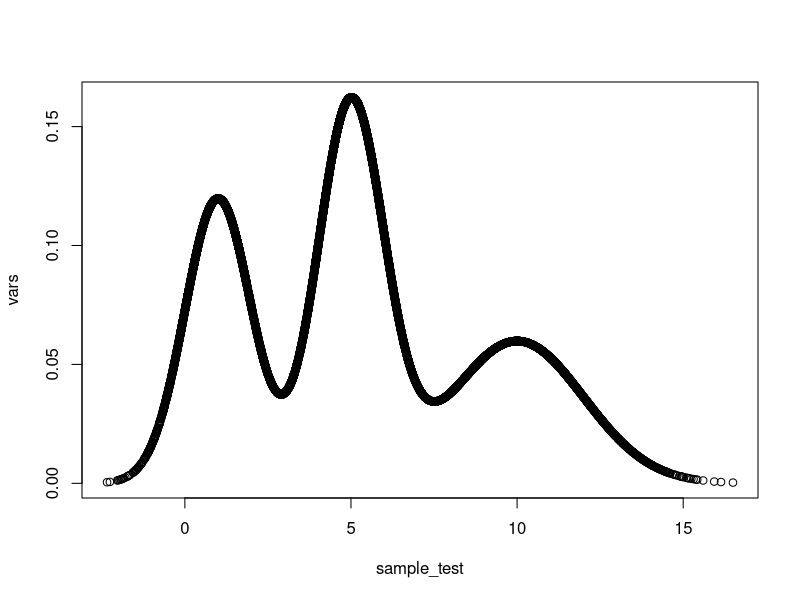

The R script that drew this image: (Note: this script raises an error after producing the figure.)
rnormmix<-function(nsize,p,mu,sigma){#to activate rnormmix function
  random_mixture<-rep(0,nsize)
  for (z in 1:nsize){
    index<-which(1 == rmultinom(1,1,p))
    arandom<-rnorm(1,mu[index],sigma[index])
    random_mixture[z]<-arandom
  }
  return(random_mixture)
}

evaluate_mix <- function(sample, p, mu, sigma2){#variance sigma square
  
  n <- length(sample)
  m <- length(p)
  fx <- rep(0,n)
  
  for (i in 1:m) {
    mu_i <- mu[i]
    p_i <- p[i]
    sigma <- sqrt(sigma2[i])#standard deviation
    fx = fx+p_i*(1/sqrt(2*pi*sigma2[i]))*exp(-(0.5)*((sample-mu_i)^2/sigma2[i]))#*(1/sqrt(2*pi*sigma2))
  }
  return(fx)
}

em_alg<-function(sample, p, mu, sigma2){
  n<-length(sample)
  m<-length(p)
  p_epr<-rep(0,m) #values to be compared w/ epsilon
  mu_epr<-rep(0,m)
  sigma2_epr<-rep(0,m)
  
  #sigma <- sqrt(sigma2_ep[i])#standard deviation
  ri<- matrix(0, m, n)#responsibility
  
  for(i in 1:m){
    mu_ep<-mu[i]
    p_ep<-p[i]
    sigma2_ep<-sigma2[i]
    ri[i]<-p_ep*exp(-((sample-mu_ep)/sigma2_ep)^2/2)/(sqrt(2*pi)*sigma2_ep)
  }
  
  sums<-colSums(ri)
  for(i in 1:m){#from class notes
    ri_norm<-ri[i]/sums
    
    p_epr[i] <- sum(ri_norm)/n #next estimates
    mu_epr[i] <- sum(ri_norm*sample)/sum(ri_norm)
    sigma2_epr[i] <- sum((ri_norm*(sample-mu_ep[i])^2))/sum(ri_norm)
  }
  
  single_array<-c(p_epr, mu_epr, sigma2_epr)
  return(single_array)
}


EM<-function(sample, p, mu, sigma2, epsilon=0.0001){
  
  epsilon0=0.1#initial value for test
  m<-length(p)
  sigma<-sqrt(sigma2)
  while(epsilon0>epsilon){
    #updating vars until the result is small enough
    old_vars<-c(p,mu,sigma2)
    new_vars<-em_alg(sample, p, mu, sigma2)
    epsilon0<-norm(matrix(new_vars-old_vars, m*3, 1))
    
    #vars = p...p (until mth index), mu...mu, sigma2...sigma2
    p<-new_vars[1:m]
    mu<-new_vars[(m+1):(m*2)]
    sigma2<-new_vars[(m*2+1):(m*3)]
    
  }
  return(new_vars)
}

p <- c(.3,.4,.3)#it need to add up to 1
mu <- c(1,5,10)
sigma <- c(1,1,2)
sigma2 <- c(1,1,4)

sample_test <- rnormmix(10000, p, mu, sigma) #function from
vars <- evaluate_mix(sample_test, p , mu, sigma2)
plot(sample_test, vars)

p <- c(.3,.4,.3)#it need to add up to 1
mu <- c(1,5,10)
sigma <- c(1,1,2)
sigma2 <- c(1,1,4)
ri<-EM(sample_test, p, mu, sigma2, 0.0001)
